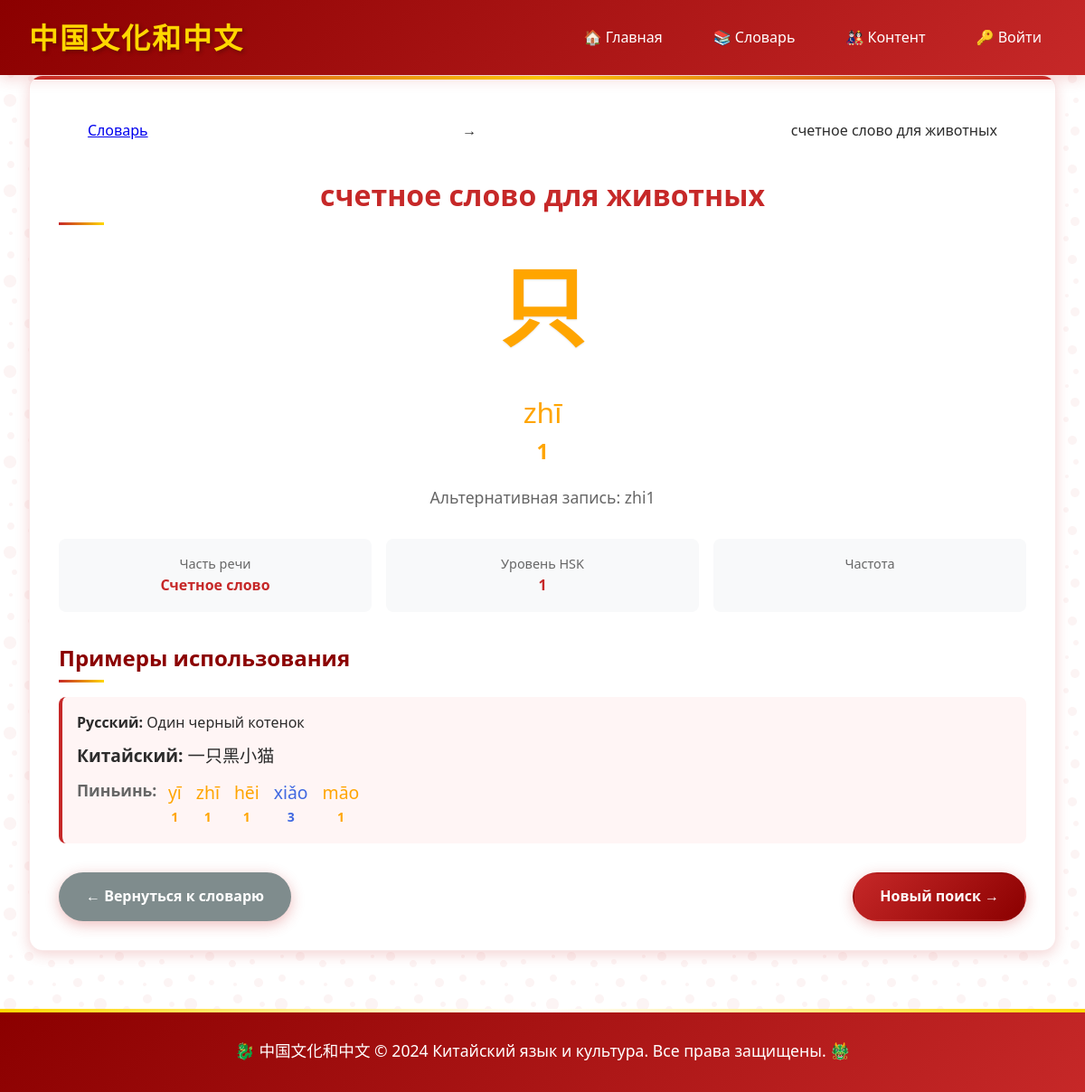
/dictionary/word/2/, run on the app's committed database.
### apps/dictionary/models.py (models this page shows, shortened)
class Word(models.Model):
    PART_OF_SPEECH_CHOICES = [
        ('noun', 'Существительное'),
        ('verb', 'Глагол'),
        ('adjective', 'Прилагательное'),
        ('adverb', 'Наречие'),
        ('pronoun', 'Местоимение'),
        ('numeral', 'Числительное'),
        ('preposition', 'Предлог'),
        ('conjunction', 'Союз'),
        ('interjection', 'Междометие'),
        ('measure word', ' Счетное слово')
    ]
    russian = models.CharField(max_length=200, verbose_name="Русское слово")
    chinese_simplified = models.CharField(max_length=100, verbose_name="Китайский (упрощенный)")
    pinyin = models.CharField(max_length=200, verbose_name="Пиньинь")
    part_of_speech = models.CharField(max_length=20, choices=PART_OF_SPEECH_CHOICES, default='noun')
    hsk_level = models.IntegerField(verbose_name="Уровень HSK", default=1)
    created_at = models.DateTimeField(auto_now_add=True)
    updated_at = models.DateTimeField(auto_now=True)
    class Meta:
        verbose_name = "Слово"
        verbose_name_plural = "Слова"
        ordering = ['russian']
        indexes = [
            models.Index(fields=['russian']),
            models.Index(fields=['chinese_simplified']),
            models.Index(fields=['pinyin']),
        ]

class WordExample(models.Model):
    word = models.ForeignKey(Word, on_delete=models.CASCADE, related_name='examples')
    example_ru = models.TextField(verbose_name="Пример на русском")
    example_zh = models.TextField(verbose_name="Пример на китайском")
    example_pinyin = models.TextField(verbose_name="Пиньинь примера")
    class Meta:
        verbose_name = "Пример использования"
        verbose_name_plural = "Примеры использования"

### apps/dictionary/views.py (the view)
# urls.py: path('word/<int:word_id>/', views.word_detail, name='word_detail'),
def word_detail(request, word_id):
    word = get_object_or_404(Word, id=word_id)
    examples = word.examples.all()
    similar_words = Word.objects.filter(
        part_of_speech=word.part_of_speech
    ).exclude(id=word.id)[:5]
    return render(request, 'dictionary/word_detail.html', {
        'word': word,
        'examples': examples,
        'similar_words': similar_words,
    })

### apps/dictionary/templatetags/pinyin_filters.py (called while the page is built)
def split_pinyin_syllables(pinyin_text):
    if not pinyin_text:
        return []
    pinyin_text = pinyin_text.lower().strip()
    pattern = r'([bcdfghjklmnpqrstwxyz]*[aeiouüāáǎàēéěèīíǐìōóǒòūúǔùǖǘǚǜ]+[ng]*)'
    syllables = re.findall(pattern, pinyin_text)
    syllables = [syl for syl in syllables if syl]
    return syllables

def detect_tone(syllable):
    tone_mapping = {
        'ā': 1, 'á': 2, 'ǎ': 3, 'à': 4,
        'ē': 1, 'é': 2, 'ě': 3, 'è': 4,
        'ī': 1, 'í': 2, 'ǐ': 3, 'ì': 4,
        'ō': 1, 'ó': 2, 'ǒ': 3, 'ò': 4,
        'ū': 1, 'ú': 2, 'ǔ': 3, 'ù': 4,
        'ǖ': 1, 'ǘ': 2, 'ǚ': 3, 'ǜ': 4
    }
    for char in syllable:
        if char in tone_mapping:
            return tone_mapping[char]
    return 0  # нейтральный тон

def get_base_syllable(syllable):
    tone_replacements = [
        ('āáǎà', 'a'), ('ēéěè', 'e'), ('īíǐì', 'i'),
        ('ōóǒò', 'o'), ('ūúǔù', 'u'), ('ǖǘǚǜ', 'ü')
    ]
    base_syllable = syllable
    for marks, replacement in tone_replacements:
        for mark in marks:
            base_syllable = base_syllable.replace(mark, replacement)
    return base_syllable

@register.filter
def colorize_pinyin(pinyin_text):
    if not pinyin_text:
        return ""
    syllables_list = split_pinyin_syllables(pinyin_text)
    if not syllables_list:
        return mark_safe(f'<span style="color: #95a5a6;">{pinyin_text}</span>')
    html_parts = []
    for syllable in syllables_list:
        tone = detect_tone(syllable)
        color = TONE_COLORS.get(tone, TONE_COLORS[0])
        html_parts.append(
            f'<span class="pinyin-syllable" style="color: {color}; margin: 0 3px; display: inline-block; text-align: center; vertical-align: top;">'
            f'<span class="pinyin-text" style="font-size: 1.1em; display: block;">{syllable}</span>'
            f'<span class="tone-indicator" style="font-size: 0.8em; font-weight: bold; display: block;">{tone if tone > 0 else "⁰"}</span>'
            f'</span>'
        )
    return mark_safe(''.join(html_parts))

### templates/dictionary/word_detail.html (shortened to what this page needs)
{% extends 'base.html' %}
{% load pinyin_filters %}
{% block content %}
<div class="card">
    <nav style="margin-bottom: 1rem;">
        <a href="{% url 'dictionary:home' %}">Словарь</a> →
        <span>{{ word.russian }}</span>
    </nav>
    <div style="text-align: center; margin-bottom: 2rem;">
        <h1 style="color: #c62828; margin-bottom: 0.5rem;">{{ word.russian }}</h1>
        <div style="font-size: 4rem; margin-bottom: 0.5rem; font-weight: bold;">
            {{ word.chinese_simplified|colorize_characters:word.pinyin }}
        </div>
        <div style="font-size: 1.8rem; margin-bottom: 1rem;">
            {{ word.pinyin|colorize_pinyin }}
        </div>
        <div style="color: #666; font-size: 1.1rem;">
            Альтернативная запись: {{ word.pinyin|pinyin_with_tones }}
        </div>
    </div>
    <div style="display: grid; grid-template-columns: repeat(auto-fit, minmax(200px, 1fr)); gap: 1rem; margin-bottom: 2rem;">
        <div style="background: #f8f9fa; padding: 1rem; border-radius: 8px; text-align: center;">
            <div style="font-size: 0.9rem; color: #666;">Часть речи</div>
            <div style="font-weight: bold; color: #c62828;">{{ word.get_part_of_speech_display }}</div>
        </div>
        <div style="background: #f8f9fa; padding: 1rem; border-radius: 8px; text-align: center;">
            <div style="font-size: 0.9rem; color: #666;">Уровень HSK</div>
            <div style="font-weight: bold; color: #c62828;">{{ word.hsk_level }}</div>
        </div>
        <div style="background: #f8f9fa; padding: 1rem; border-radius: 8px; text-align: center;">
            <div style="font-size: 0.9rem; color: #666;">Частота</div>
        </div>
    </div>
    {% if examples %}
    <div class="examples-section">
        <h2>Примеры использования</h2>
        {% for example in examples %}
        <div style="background: #fff5f5; padding: 1rem; margin-bottom: 1rem; border-radius: 8px; border-left: 4px solid #c62828;">
            <div style="margin-bottom: 0.5rem;">
                <strong>Русский:</strong> {{ example.example_ru }}
            </div>
            <div style="margin-bottom: 0.5rem; font-size: 1.2rem;">
                <strong>Китайский:</strong> {{ example.example_zh }}
            </div>
            <div style="color: #666; font-size: 1.1rem;">
                <strong>Пиньинь:</strong> {{ example.example_pinyin|colorize_pinyin }}
            </div>
        </div>
        {% endfor %}
    </div>
    {% endif %}
    <div style="display: flex; justify-content: space-between; margin-top: 2rem;">
        <a href="{% url 'dictionary:home' %}" class="btn" style="background: #7f8c8d;">← Вернуться к словарю</a>
        <a href="{% url 'dictionary:search' %}?q={{ word.russian }}" class="btn">Новый поиск →</a>
    </div>
</div>
{% endblock %}

### static/css/style.css (style rules this page uses)
* { margin: 0; padding: 0; box-sizing: border-box; }
:root { --primary-red: #c62828; --dark-red: #8b0000; --light-red: #ff5252; --gold: #ffd700; --dark-gold: #b8860b; --black: #2c2c2c; --white: #ffffff; --cream: #fffaf0; --dark-cream: #f5f5dc; --shadow: 0 4px 15px rgba(198, 40, 40, 0.2); }
body { font-family: 'Segoe UI', Tahoma, Geneva, Verdana, sans-serif; line-height: 1.6; color: var(--black); background: linear-gradient(135deg, var(--cream) 0%, var(--dark-cream) 100%); min-height: 100vh; }
nav { max-width: 1200px; margin: 0 auto; padding: 1rem 2rem; display: flex; justify-content: space-between; align-items: center; }
.btn { display: inline-block; background: linear-gradient(135deg, var(--primary-red) 0%, var(--dark-red) 100%); color: var(--white); padding: 12px 28px; border: none; border-radius: 50px; text-decoration: none; font-weight: 600; text-align: center; cursor: pointer; transition: all 0.4s ease; position: relative; overflow: hidden; box-shadow: 0 4px 15px rgba(198, 40, 40, 0.3); border: 2px solid transparent; }
.btn::before { content: ""; position: absolute; top: 0; left: -100%; width: 100%; height: 100%; background: linear-gradient(90deg, transparent, rgba(255, 255, 255, 0.2), transparent); transition: left 0.5s ease; }
.card { background: var(--white); border-radius: 15px; padding: 2rem; margin-bottom: 2rem; box-shadow: var(--shadow); border: 1px solid rgba(198, 40, 40, 0.1); position: relative; overflow: hidden; }
.card::before { content: ""; position: absolute; top: 0; left: 0; right: 0; height: 4px; background: linear-gradient(90deg, var(--primary-red), var(--gold), var(--primary-red)); }
.card h1, .card h2, .card h3 { color: var(--dark-red); margin-bottom: 1rem; position: relative; padding-bottom: 0.5rem; }
.card h1::after, .card h2::after, .card h3::after { content: ""; position: absolute; bottom: 0; left: 0; width: 50px; height: 3px; background: linear-gradient(90deg, var(--primary-red), var(--gold)); }
.card, .meme-item, .news-item, .article-item { animation: fadeInUp 0.6s ease-out; }
.pinyin-syllable { position: relative; display: inline-block; margin: 0 2px; padding: 2px 4px; border-radius: 3px; transition: all 0.3s ease; }
.chinese-char { display: inline-block; margin: 0 2px; padding: 2px 4px; border-radius: 3px; transition: all 0.3s ease; text-shadow: 0 1px 2px rgba(0, 0, 0, 0.1); }
.pinyin-syllable { transition: all 0.3s ease; padding: 2px 5px; }
.chinese-char { transition: all 0.3s ease; padding: 5px; }

### data on the page
Word: russian "счетное слово для животных", chinese_simplified|colorize_characters "只", pinyin|colorize_pinyin "zhī 1", pinyin|pinyin_with_tones "zhi1", part_of_speech "Счетное слово", hsk_level "1"
WordExample: example_ru "Один черный котенок", example_zh "一只黑小猫", example_pinyin|colorize_pinyin "yī 1 zhī 1 hēi 1 xiǎo 3 māo 1"
